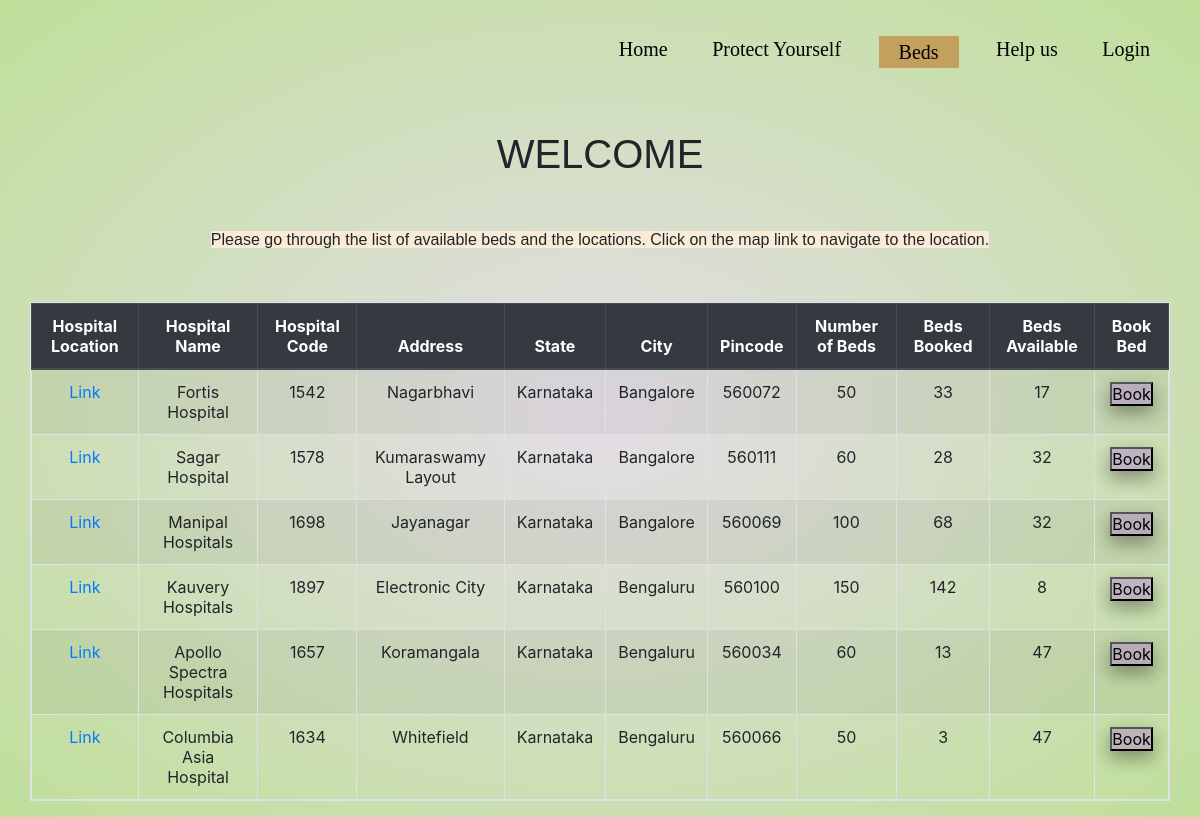
The app's page /hospitaldetailsview/, older data.
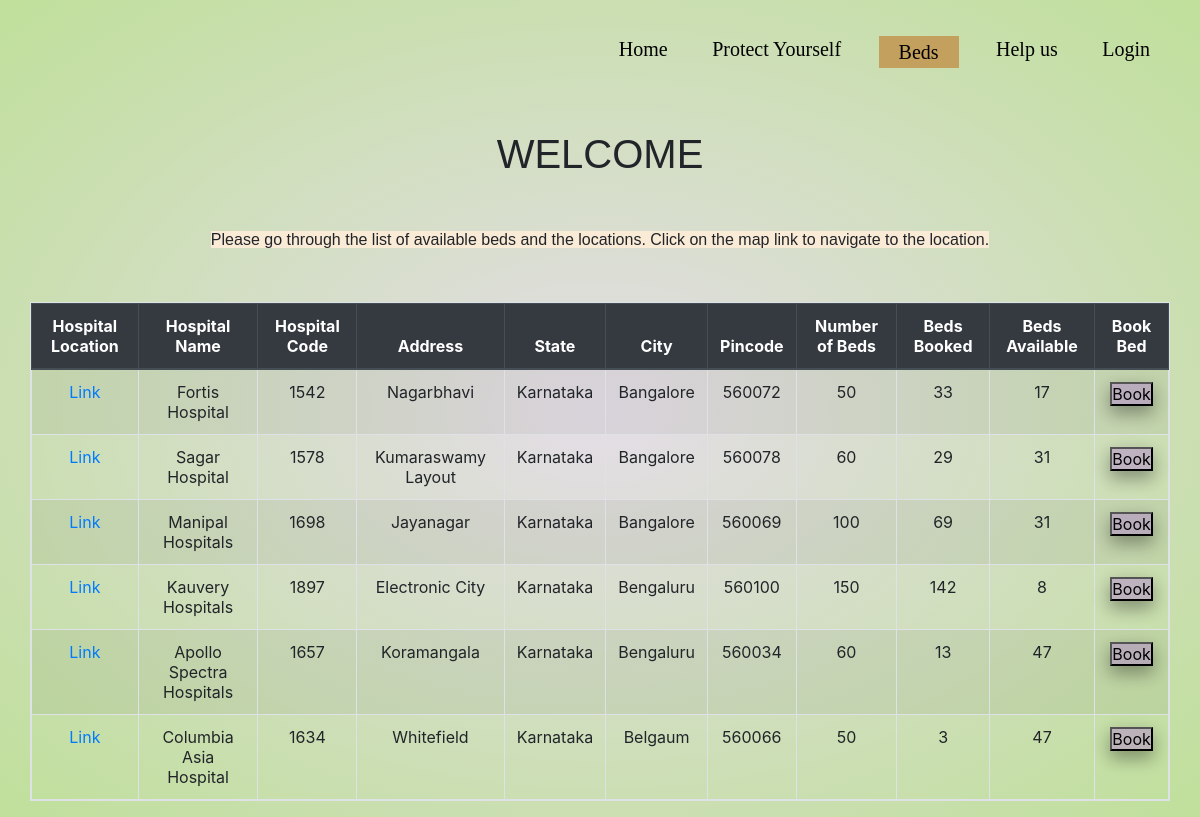
The same page, newer data.
### HospitalDetail/models.py (models this page shows, shortened)
class HospitalDetails(models.Model):
    hName = models.CharField(max_length=100, default='NULL')
    hCode = models.CharField(max_length=10, default='NULL')
    hAddress = models.CharField(max_length=200, default='NULL')
    hState = models.CharField(max_length=50, default="NULL")
    hCity = models.CharField(max_length=50, default="NULL")
    hPincode = models.CharField(max_length=50, default="NULL")
    hTotalNumBed = models.IntegerField(default=-1)
    hBedBooked = models.IntegerField(default=0)
    hBedAvail = models.IntegerField(default=1)
    hLocation = models.URLField(default="NULL")

### LoginPage/views.py (the view)
# urls.py: path('hospitaldetailsview/', viewHDetails),
def viewHDetails(request):
    numbed = HospitalDetails.objects.all()
    for d in numbed:
        d.hBedAvail = d.hTotalNumBed - d.hBedBooked
        d.save()
    return render(request, 'LoginPage/bedsview.html', {'data': numbed})

### LoginPage/templates/LoginPage/bedsview.html (shortened to what this page needs)
{% load static %}
<html>
    <head>
        <link rel="stylesheet" href="{% static 'LoginPage/beds.css' %}">
        <link rel="stylesheet" href="https://stackpath.bootstrapcdn.com/bootstrap/4.4.1/css/bootstrap.min.css">
    </head>
    <body class="wid">
        <header>
            <div >
                <ul class="nav-menu">
                    <li><a href = "/homepage/">Home</a></li>
                    <li><a href = "/protectyourself/">Protect Yourself</a></li>
                    <li class="btn"><a href = "/hospitaldetailsview/">Beds</a></li>
                    <li><a href = "/helpus/">Help us</a></li>
                    <li><a href = "/login/">Login</a></li>
                </ul>
            </div>
        </header>
        <main>
            <center>  <h1> WELCOME </h1> </center>
            <div class="description">
                <span>Please go through the list of available beds and the locations. Click on the map link to navigate to the location.</span>
            </div>
            <div class="row justify-content-center">
                <div class="col-auto">
                <table class="table table-responsive table-striped table-bordered">
                    <thead class="thead-dark">
                        <tr>
                            <th>Hospital Location</th>
                            <th>Hospital Name</th>
                            <th>Hospital Code</th>
                            <th>Address</th>
                            <th>State</th>
                            <th>City</th>
                            <th>Pincode</th>
                            <th>Number of Beds</th>
                            <th>Beds Booked</th>
                            <th>Beds Available</th>
                            <th>Book Bed</th>
                        </tr>
                    </thead>
                    <tbody>
                        {% for d in data %}
                        <tr class="abc">
                            <td class="row-data"><a href="{{ d.hLocation }}" target="_blank">Link</a></td>
                            <td class="row-data">{{d.hName}}</td>
                            <td class="row-data">{{d.hCode}}</td>
                            <td class="row-data">{{d.hAddress}}</td>
                            <td class="row-data">{{d.hState}}</td>
                            <td class="row-data">{{d.hCity}}</td>
                            <td class="row-data">{{d.hPincode}}</td>
                            <td class="row-data">{{d.hTotalNumBed}}</td>
                            <td class="row-data">{{d.hBedBooked}}</td>
                            <td class="row-data">{{d.hBedAvail}}</td>
                            <td class="row-data"><a href="/login/"><button onclick="/login/" class="button" >Book</button></a></td>
                        </tr>
                        {% endfor %}
                    </tbody>
                </table>
            </div>
            </div>
        </main>
    </body>

Row changes from the older to the newer data that the page shows:
changed HospitalDetails "Sagar Hospital": hPincode "560111" → "560078"; hBedBooked "28" → "29"; hBedAvail "32" → "31"
changed HospitalDetails "Manipal Hospitals": hBedBooked "68" → "69"; hBedAvail "32" → "31"
changed HospitalDetails "Columbia Asia Hospital": hCity "Bengaluru" → "Belgaum"
